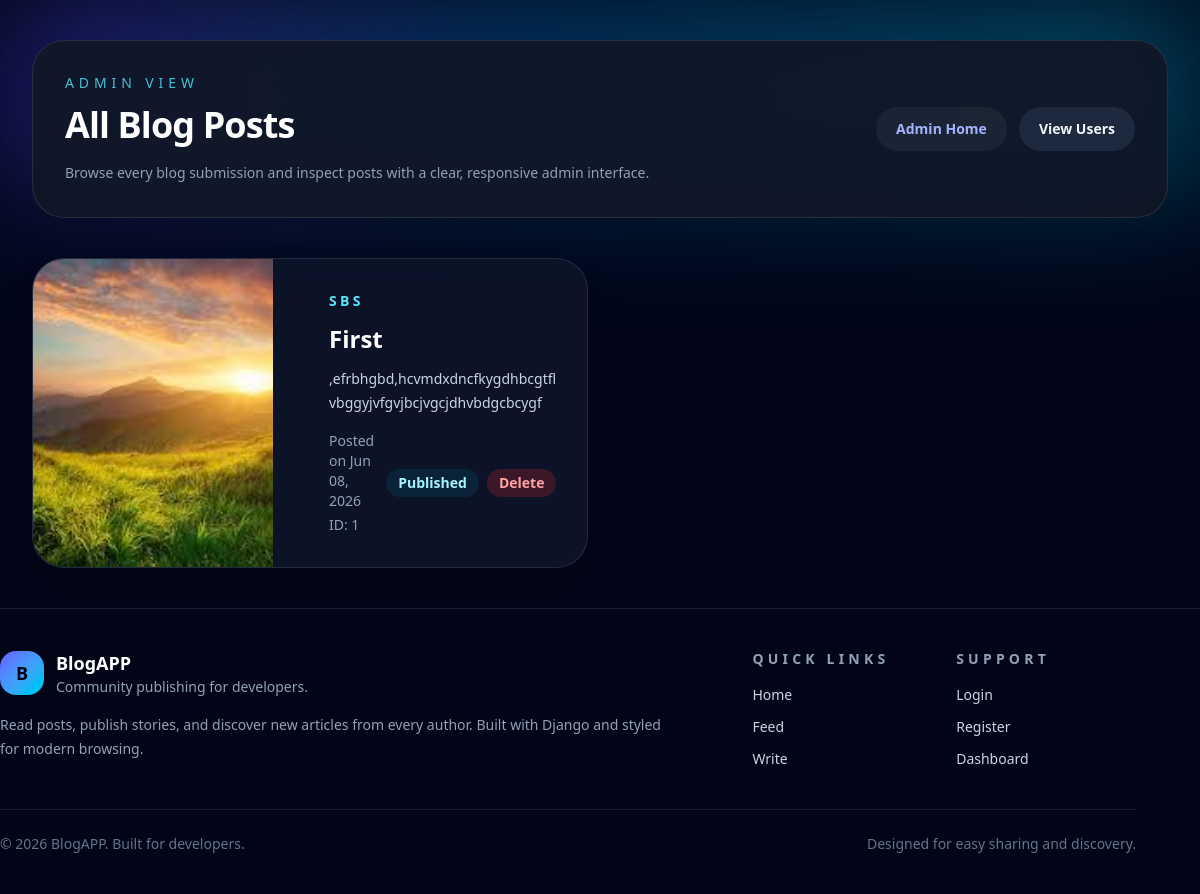
Before: /view_blogs_admin/ (signed in) with the older database file.
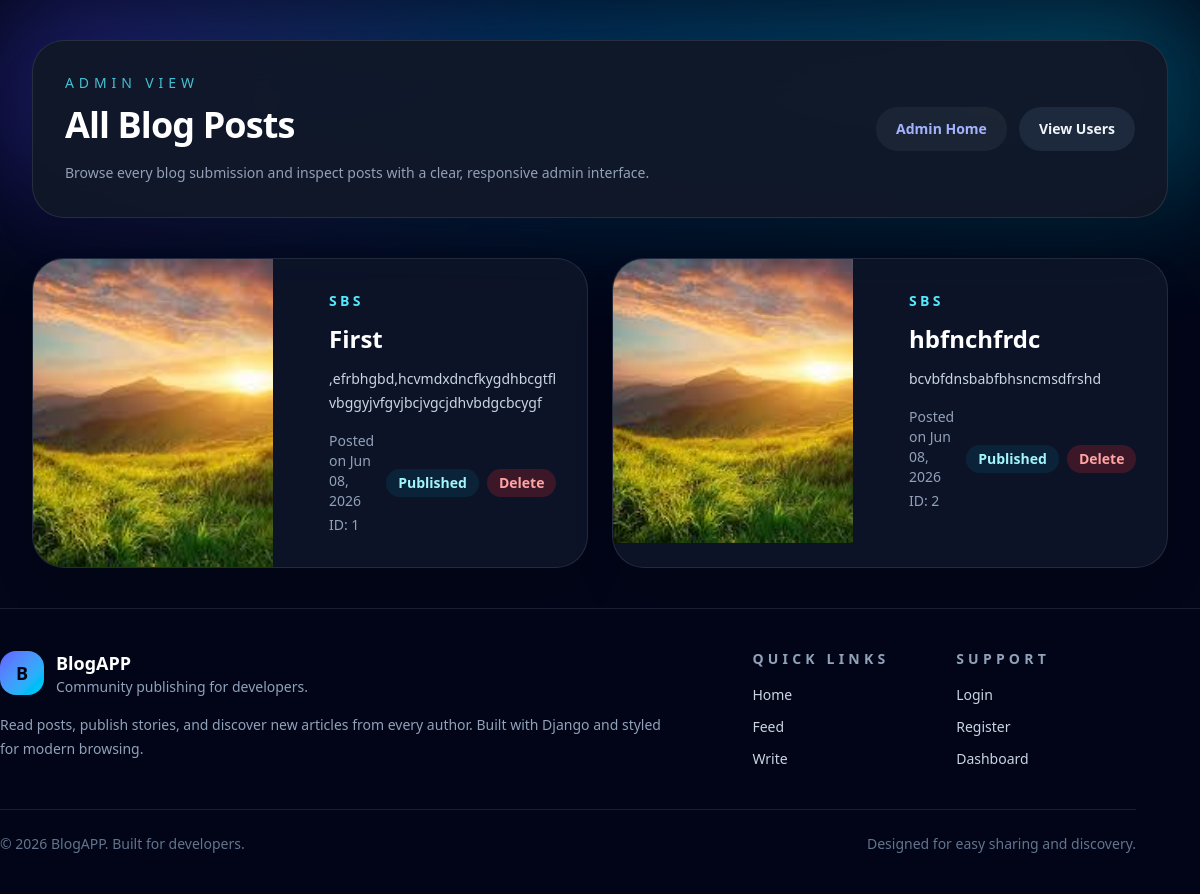
After: the same page with the newer database file.
### myapp/models.py (models this page shows, shortened)
class Blog(models.Model):
    USER = models.ForeignKey(User, on_delete=models.CASCADE)
    title = models.CharField(max_length=200)
    image = models.FileField(upload_to='blog_images/')
    content = models.TextField()
    created_at = models.DateTimeField(auto_now_add=True)

### myapp/views.py (the view)
# urls.py: path('view_blogs_admin/',views.view_blogs_admin,name='view_blogs_admin'),
@login_required
@user_passes_test(lambda user: user.is_superuser, login_url='home')
def view_blogs_admin(request):
   blogs = Blog.objects.all()
   return render(request,'view_blogs_admin.html',{'blogs':blogs})

### myapp/templates/view_blogs_admin.html (shortened to what the changed rows need)
<!DOCTYPE html>
<html lang="en">
<head>
    {% load static %}
    <script src="https://cdn.jsdelivr.net/npm/@tailwindcss/browser@4"></script>
</head>
<body class="min-h-screen bg-slate-950 text-slate-100">
    <div class="relative overflow-hidden">
        <div class="relative mx-auto max-w-7xl px-4 py-10 sm:px-6 lg:px-8">
            <header class="mb-10 rounded-[2rem] border border-white/10 bg-gray-900/95 p-8 shadow-2xl shadow-black/20 backdrop-blur-xl">
                <div class="flex flex-col gap-5 lg:flex-row lg:items-center lg:justify-between">
                    <div>
                        <h1 class="mt-3 text-4xl font-bold tracking-tight text-white">All Blog Posts</h1>
                    </div>
                </div>
            </header>
            {% if blogs %}
                <div class="grid gap-6 lg:grid-cols-2">
                    {% for blog in blogs %}
                        <article class="overflow-hidden rounded-[2rem] border border-white/10 bg-slate-900/80 shadow-2xl shadow-black/20 transition hover:-translate-y-1 hover:border-cyan-500/30">
                            <div class="grid gap-6 lg:grid-cols-[240px_minmax(0,1fr)] lg:items-start">
                                {% if blog.image %}
                                    <img src="{{ blog.image.url }}" alt="{{ blog.title }}" class="h-64 w-full object-cover lg:h-full" />
                                {% else %}
                                    <div class="flex h-64 items-center justify-center bg-slate-800 text-slate-400 lg:h-full">No image</div>
                                {% endif %}
                                <div class="p-6 sm:p-8">
                                    <div class="flex flex-col gap-4">
                                        <div>
                                            <p class="text-sm font-semibold uppercase tracking-[0.24em] text-cyan-300">{{ blog.USER.username }}</p>
                                            <h2 class="mt-3 text-2xl font-semibold text-white">{{ blog.title }}</h2>
                                            <p class="mt-3 text-sm leading-6 text-slate-300 line-clamp-4">{{ blog.content }}</p>
                                        </div>
                                        <div class="flex flex-col gap-3 sm:flex-row sm:items-center sm:justify-between">
                                            <div class="text-sm text-slate-400">
                                                <p>Posted on {{ blog.created_at|date:'M d, Y' }}</p>
                                                <p class="mt-1">ID: {{ blog.id }}</p>
                                            </div>
                                            <div class="flex items-center gap-2">
                                                <span class="inline-flex items-center rounded-full bg-cyan-500/10 px-3 py-1 text-sm font-semibold text-cyan-200">Published</span>
                                                <form method="POST" action="{% url 'delete_blog_admin' blog.id %}" onsubmit="return confirm('Are you sure you want to delete this blog?');" class="inline">
                                                    <button type="submit" class="inline-flex items-center rounded-full bg-red-500/20 px-3 py-1 text-sm font-semibold text-red-300 transition hover:bg-red-500/30">Delete</button>
                                                </form>
                                            </div>
                                        </div>
                                    </div>
                                </div>
                            </div>
                        </article>
                    {% endfor %}
                </div>
            {% endif %}
        </div>
    </div>
</body>
</html>

Changed rows visible on the page:
added Blog: image (picture), USER.username "SBS", title "hbfnchfrdc", content "bcvbfdnsbabfbhsncmsdfrshd", created_at "Jun 08, 2026", id "2"
